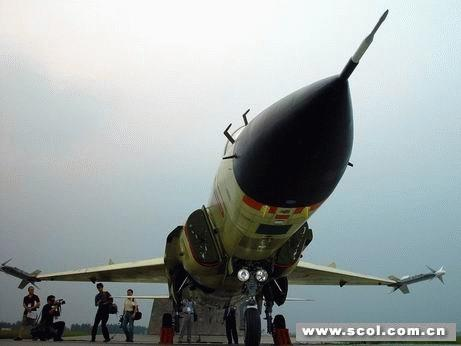
%> input picture __竞赛材料__/数学建模竞赛培训资料/数学建模算法与应用/程序及数据/16附录A/data6.bmp, 461 x 346 px, given in place of image.jpg, which was not available; the run also reads 1 picture not shown here
$ octave --eval "dwtgl;"   (GNU Octave 9; MATLAB toolbox functions it lacks are replaced by stand-ins)
%> lines starting %> are read from the running program, lines starting %| are printed output that depends on the picture; pictures that were not available may be replaced by others from this repository, and a replacement may not be noted
%此程序实现数字图像的水印嵌入
function dwtgl
clc;clear all;close all;
disp('计算机正在准备输出数字水印图像，请耐心等待……');
input=imread('d:\image.jpg');%从D盘里读出原始图像
%> input is the input picture: size 346x461x3 uint8; mean R, G, B 153.5, 161.5, 161.3
input_add=input;
water=imread('d:\water1.jpg');%读出水印图像
water_add=water;
%将原始图像和水印的RGB三色分离
input=double(input);water=double(water);inputr=input(:,:,1);waterr=water(:,:,1);
%> after `inputr=input(:,:,1)`:
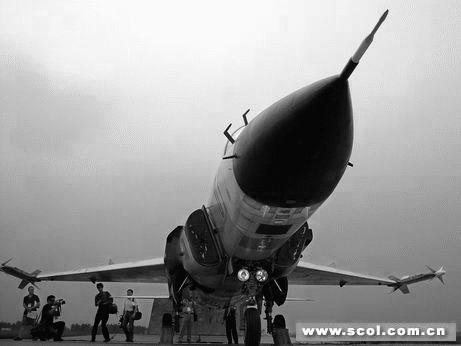
%> inputr: size 346x461 double; min 0, max 255, mean 153.5
inputg=input(:,:,2);waterg=water(:,:,2);inputb=input(:,:,3);waterb=water(:,:,3);
%> after `inputg=input(:,:,2)`:
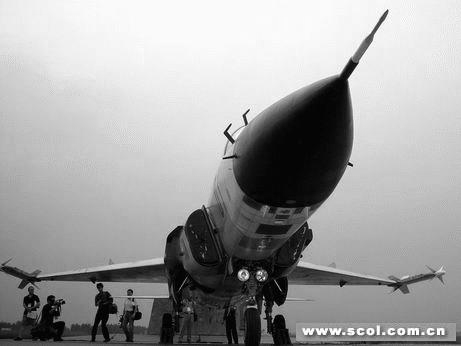
%> inputg: size 346x461 double; min 0, max 255, mean 161.5
%> after `inputb=input(:,:,3)`:
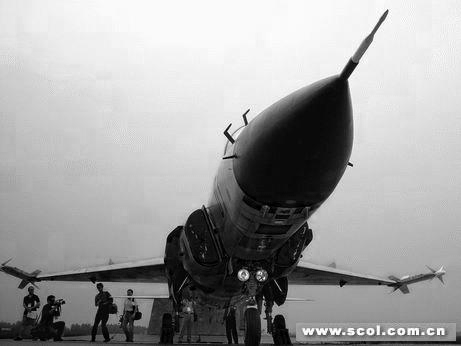
%> inputb: size 346x461 double; min 0, max 255, mean 161.3
%系数r大，增加鲁棒性，不易随几何变形和物理变形失去水印,但是水印的透明性较差
r=0.06;
%> (the run ends here)
